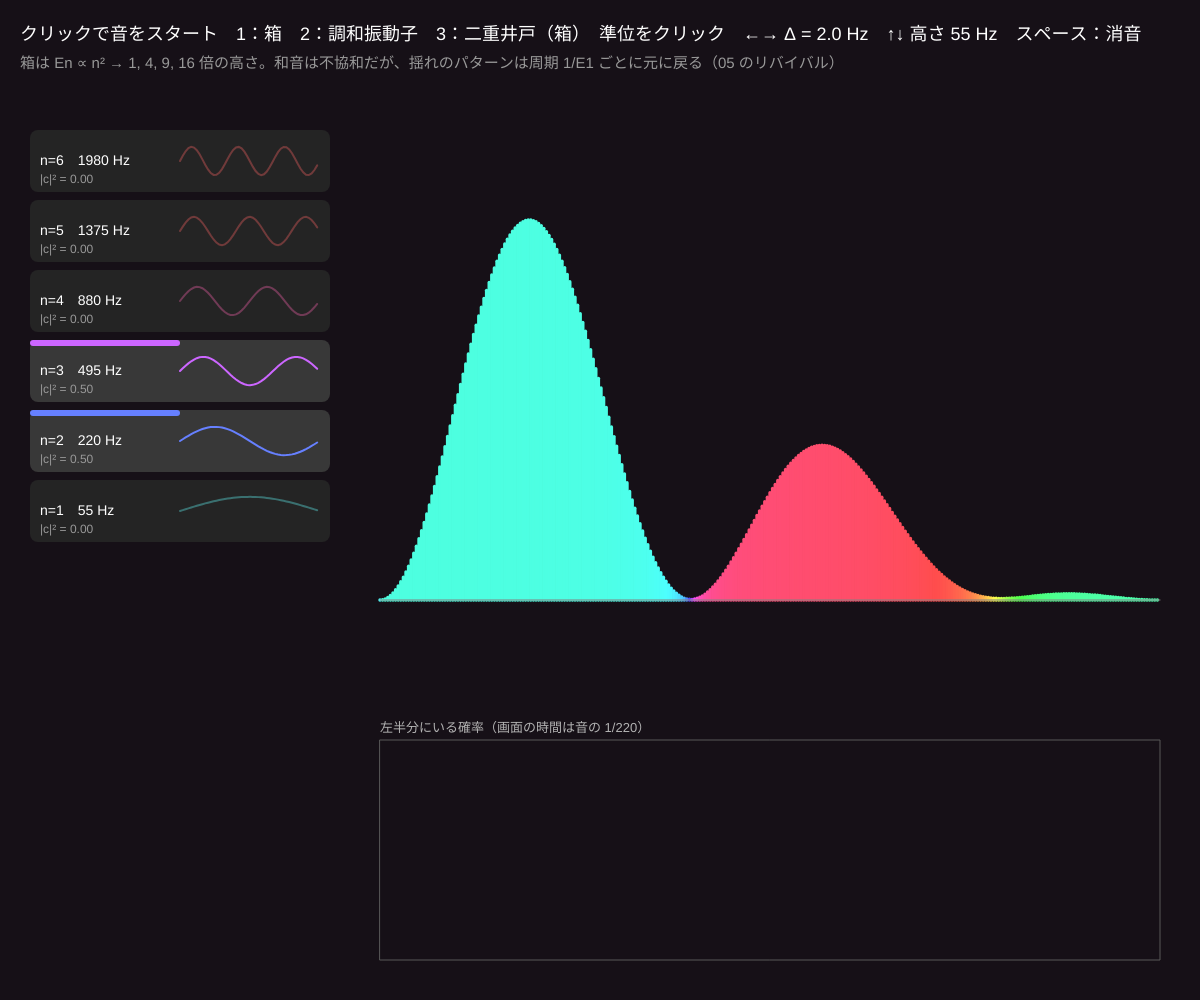
Frame 1 (no input)
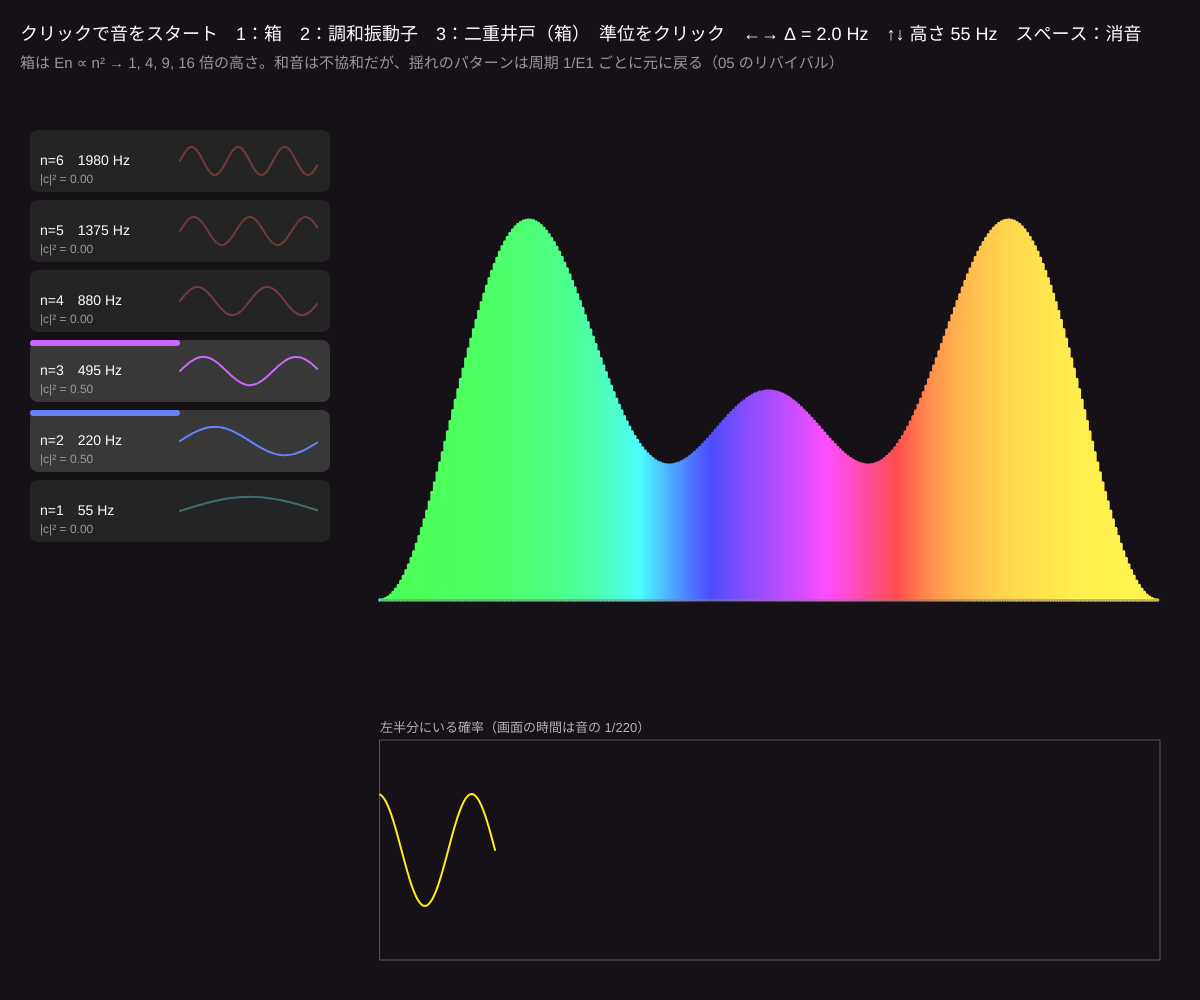
Frame 60 (no input)
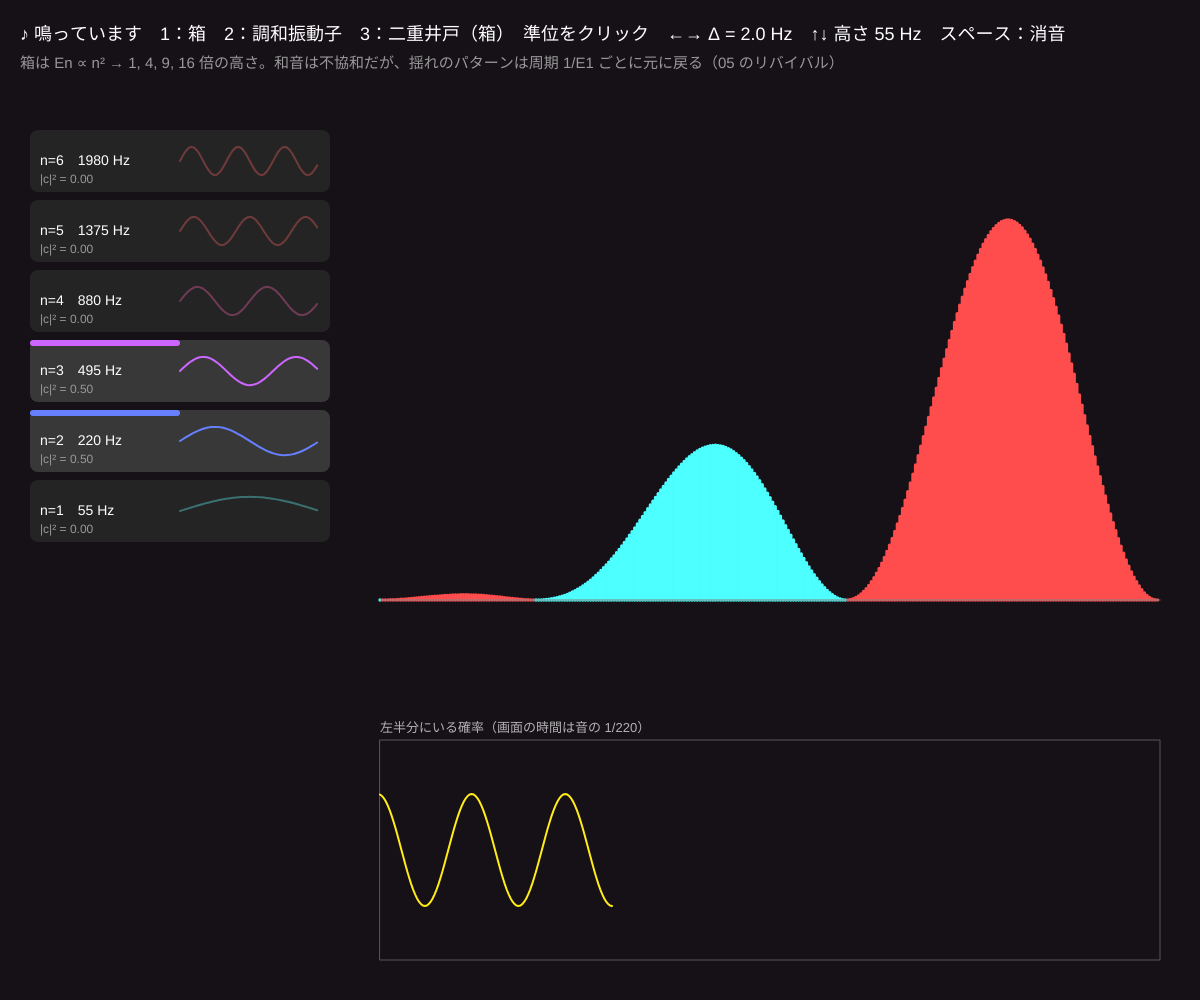
Frame 120 (the mouse pressed at the canvas centre since frame 60)

The p5.js sketch that drew these frames (run headless with seeded random() and noise() and a simulated clock; from frame 60 on, the mouse is pressed at the canvas centre):

// p5.js sketch
// ── sketch.js
// ============================================
// 13 量子の音
// 固有状態のエネルギー En を音の高さに、混ぜる割合 |cn|² を音量にする。重ね合わせ = 和音
//   |ψ|² が揺れる速さはエネルギーの差 Em − En。音では 2 つの音の差 = うなり。3（二重井戸）では本当に「同じ速さ」で揺れて聞こえる
// クリックで音をスタート / 左の準位をクリック = 0 → 半分 → 全部 / 1 = 箱 / 2 = 調和振動子 / 3 = 二重井戸（トンネル） / ←→ = 3 の分裂 Δ（Hz） / ↑↓ = 基本の高さ / スペース = 消音
// ============================================

const M = 300;
let mode = 1;
let c = [0, 1, 1, 0, 0, 0];   // 6 つの準位の係数（0, 0.5, 1）
let baseF = 55;               // ★ 箱の E1 の音の高さ（Hz）
let delta = 2;                // ★ 二重井戸の分裂（Hz）= うなりの回数/秒
let slow = 220;               // 箱・調和振動子の画面の時間は音の 1/220 の速さ（目で見える速さに）
let muted = false;
let wf = [];                  // wf[n][i] 固有関数
let trace = [];
let xs = [];

function setup() {
  createCanvas(windowWidth, windowHeight);
  colorMode(HSB, 360, 100, 100, 100);
  makeWaves();
}

// 各モードの「固有関数」と「音の高さ」
function freq(n) {
  if (mode === 1) return baseF * (n + 1) * (n + 1);          // 箱：En ∝ n²
  if (mode === 2) return baseF * 2 * (2 * n + 1);            // 調和：En = n + 1/2 → 奇数倍音
  return n === 0 ? 220 - delta / 2 : n === 1 ? 220 + delta / 2 : 0;   // 二重井戸：近い 2 つの準位
}
function nLevels() { return mode === 3 ? 2 : 6; }

function makeWaves() {
  wf = []; xs = [];
  for (let i = 0; i < M; i++) xs.push(mode === 1 ? i / (M - 1) : -5 + (10 * i) / (M - 1));
  for (let n = 0; n < 6; n++) {
    wf[n] = new Float64Array(M);
    for (let i = 0; i < M; i++) {
      let x = xs[i];
      if (mode === 1) wf[n][i] = Math.SQRT2 * sin((n + 1) * PI * x);
      if (mode === 3) { let g1 = exp(-sq(x + 2) / 0.7), g2 = exp(-sq(x - 2) / 0.7); wf[n][i] = n === 0 ? (g1 + g2) : n === 1 ? (g1 - g2) : 0; }
    }
  }
  if (mode === 2) {   // エルミート関数（06 と同じ漸化式）
    for (let i = 0; i < M; i++) {
      let x = xs[i];
      wf[0][i] = Math.pow(PI, -0.25) * exp(-x * x / 2); wf[1][i] = Math.SQRT2 * x * wf[0][i];
      for (let n = 1; n < 5; n++) wf[n + 1][i] = sqrt(2 / (n + 1)) * x * wf[n][i] - sqrt(n / (n + 1)) * wf[n - 1][i];
    }
  }
  // どのモードでも ∫|ψn|² dx = 1 にそろえる
  let dxx = xs[1] - xs[0];
  for (let n = 0; n < 6; n++) { let s = 0; for (let i = 0; i < M; i++) s += wf[n][i] * wf[n][i] * dxx; if (s > 0) for (let i = 0; i < M; i++) wf[n][i] /= sqrt(s); }
  if (mode === 3) c = [1, 1, 0, 0, 0, 0];
  trace = [];
}

function draw() {
  background(290, 30, 9);
  let t = millis() / 1000;
  let nl = nLevels(), norm = 0;
  for (let n = 0; n < nl; n++) norm += c[n] * c[n];
  norm = sqrt(max(norm, 1e-9));

  // ★ 音：準位 n → 周波数 freq(n)、音量 ∝ |cn|²
  for (let n = 0; n < 6; n++) setVoice(n, freq(n), n < nl && !muted ? (0.22 * sq(c[n] / norm)) : 0);

  // ψ(x,t) = Σ cn ψn(x) e^{−i ωn t}。二重井戸は本当の音と同じ速さ、ほかは 1/slow
  let re = new Float64Array(M), im = new Float64Array(M);
  for (let n = 0; n < nl; n++) {
    if (!c[n]) continue;
    let w = TWO_PI * freq(n) / (mode === 3 ? 1 : slow), th = -w * t, a = c[n] / norm;
    for (let i = 0; i < M; i++) { re[i] += a * cos(th) * wf[n][i]; im[i] += a * sin(th) * wf[n][i]; }
  }
  let pmax = 0, left = 0, dxx = xs[1] - xs[0];
  for (let i = 0; i < M; i++) { let p = re[i] * re[i] + im[i] * im[i]; pmax = max(pmax, p); if (i < M / 2) left += p * dxx; }
  trace.push(left); if (trace.length > 400) trace.shift();

  // --- 左：準位のリスト ---
  let lx = 30, ly = 130, rh = min(70, (height - 200) / 6);
  for (let n = 0; n < nl; n++) {
    let y = ly + (nl - 1 - n) * rh, a2 = sq(c[n] / norm);
    noStroke(); fill(0, 0, c[n] ? 22 : 14); rect(lx, y, 300, rh - 8, 8);
    fill(n * 50 + 180, 60, 100); rect(lx, y, 300 * a2, 6, 3);
    noFill(); stroke(n * 50 + 180, 60, 100, c[n] ? 100 : 35); strokeWeight(2);
    beginShape(); for (let i = 0; i < M; i += 6) vertex(lx + 150 + (i / M) * 140, y + rh / 2 - 4 - wf[n][i] * (mode === 1 ? 10 : 14)); endShape();
    noStroke(); fill(0, 0, 100); textSize(14);
    text((mode === 2 ? 'n=' + n : mode === 3 ? (n === 0 ? '対称' : '反対称') : 'n=' + (n + 1)) + '　' + nf(freq(n), 1, mode === 3 ? 1 : 0) + ' Hz', lx + 10, y + rh / 2);
    fill(0, 0, 60); textSize(12); text('|c|² = ' + nf(a2, 1, 2), lx + 10, y + rh / 2 + 18);
  }

  // --- 中央：|ψ|²（色 = 位相） ---
  let px = 380, pw = width - px - 40, pb = height * 0.6, ph = height * 0.38;
  strokeWeight(pw / M + 0.8);
  for (let i = 0; i < M; i++) {
    let p = re[i] * re[i] + im[i] * im[i];
    stroke(((atan2(im[i], re[i]) + PI) / TWO_PI) * 360, 70, 100);
    line(px + (i / M) * pw, pb, px + (i / M) * pw, pb - (p / max(pmax, 0.5)) * ph);
  }
  stroke(0, 0, 50); strokeWeight(1); line(px, pb, px + pw, pb);
  // 左半分にいる確率の時間変化
  let gy = height - 40, gh = height * 0.22;
  noFill(); stroke(0, 0, 35); rect(px, gy - gh, pw, gh);
  stroke(55, 90, 100); strokeWeight(2); beginShape();
  for (let i = 0; i < trace.length; i++) vertex(px + (i / 400) * pw, gy - trace[i] * gh);
  endShape();
  noStroke(); fill(0, 0, 70); textSize(13);
  text('左半分にいる確率（' + (mode === 3 ? '本当の時間 = うなりと同じ速さ' : '画面の時間は音の 1/' + slow) + '）', px, gy - gh - 8);

  fill(0, 0, 100); textSize(18);
  text((audioCtx ? (muted ? '消音中' : '♪ 鳴っています') : 'クリックで音をスタート') + '　1：箱　2：調和振動子　3：二重井戸（' + ['', '箱', '調和', '二重井戸'][mode] + '）　準位をクリック　←→ Δ = ' + nf(delta, 1, 1) + ' Hz　↑↓ 高さ ' + baseF + ' Hz　スペース：消音', 20, 40);
  fill(0, 0, 60); textSize(15);
  text(mode === 3 ? '対称と反対称の 2 つの準位を混ぜると、粒子は左右の井戸をトンネルで行き来する。その回数/秒 = 2 つの音のうなり Δ' :
    mode === 2 ? '調和振動子は等間隔のはしご → 奇数倍音の和音（クラリネットのよう）。揺れも完全に周期的' :
    '箱は En ∝ n² → 1, 4, 9, 16 倍の高さ。和音は不協和だが、揺れのパターンは周期 1/E1 ごとに元に戻る（05 のリバイバル）', 20, 68);
}

function mousePressed() {
  startAudio();
  let lx = 30, ly = 130, rh = min(70, (height - 200) / 6), nl = nLevels();
  for (let n = 0; n < nl; n++) {
    let y = ly + (nl - 1 - n) * rh;
    if (mouseX > lx && mouseX < lx + 300 && mouseY > y && mouseY < y + rh - 8) c[n] = c[n] === 0 ? 0.5 : c[n] === 0.5 ? 1 : 0;
  }
}
function keyPressed() {
  startAudio();
  if (key === '1' || key === '2' || key === '3') { mode = int(key); if (mode !== 3) c = [0, 1, 1, 0, 0, 0]; makeWaves(); }
  if (key === RIGHT_ARROW) delta = min(8, delta + 0.5);
  if (key === LEFT_ARROW) delta = max(0.5, delta - 0.5);
  if (key === UP_ARROW) baseF = min(110, baseF + 5);
  if (key === DOWN_ARROW) baseF = max(30, baseF - 5);
  if (key === ' ') muted = !muted;
}

// ---------- やってみよう ----------
// 1. 3（二重井戸）で Δ = 1 Hz にして、うなりの「うわん」と黄色いグラフの山が同じタイミングか聞き比べよう
// 2. 対称だけ（反対称を 0）にすると、粒子は両方の井戸に半分ずつのまま動かない。音もうなりが消える
// 3. 2 で n = 0 と 1 だけ・n = 0 と 2 だけ を比べると、揺れの速さは？（差が 1 と 2）
// 4. freq を自分の音階（ドレミ）に変えて、「準位 = 鍵盤」の量子ピアノにしよう


// ==================================================
// ここから下は「音を鳴らすための道具」（準位ごとの正弦波）
// ==================================================
let audioCtx, masterOut, voices = [];
function startAudio() {
  if (!audioCtx) {
    audioCtx = new AudioContext();
    masterOut = audioCtx.createDynamicsCompressor();
    masterOut.connect(audioCtx.destination);
    for (let i = 0; i < 6; i++) {
      let o = audioCtx.createOscillator(), g = audioCtx.createGain();
      o.type = 'sine'; o.frequency.value = 220; g.gain.value = 0;
      o.connect(g); g.connect(masterOut); o.start();
      voices.push({ o, g });
    }
  }
  audioCtx.resume();
}
// 声 i の高さ（Hz）と大きさをなめらかに変える
function setVoice(i, f, vol) {
  if (!audioCtx || !voices[i]) return;
  let tt = audioCtx.currentTime;
  voices[i].o.frequency.setTargetAtTime(constrain(f || 220, 20, 5000), tt, 0.02);
  voices[i].g.gain.setTargetAtTime(constrain(vol, 0, 0.3), tt, 0.05);
}
